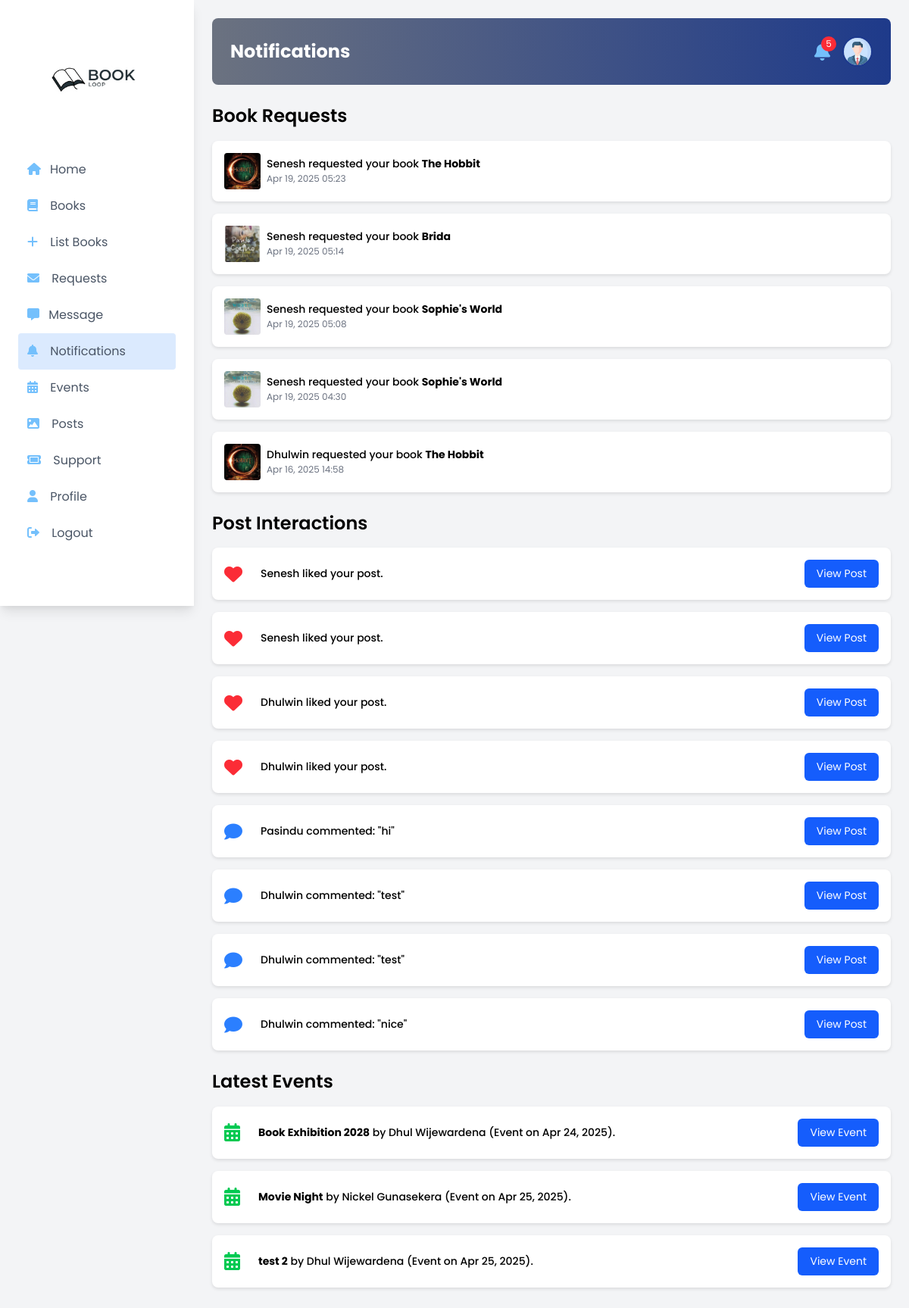
The app's page /notifications.php (signed in) with its own data.
### tables this page shows
CREATE TABLE `requests` (
  `request_id` int(11) NOT NULL,
  `book_id` int(11) NOT NULL,
  `requester_id` int(11) NOT NULL,
  `owner_id` int(11) NOT NULL,
  `status` enum('Pending','Accepted','Returned','Picked Up') DEFAULT NULL,
  `created_at` timestamp NOT NULL DEFAULT current_timestamp(),
  `pickup_otp` varchar(6) DEFAULT NULL,
  `return_otp` varchar(6) DEFAULT NULL,
  `accepted_at` datetime DEFAULT NULL
);

CREATE TABLE `books` (
  `book_id` int(11) NOT NULL,
  `title` varchar(255) NOT NULL,
  `author` varchar(255) NOT NULL,
  `genre` varchar(100) DEFAULT NULL,
  `description` text DEFAULT NULL,
  `owner_id` int(11) NOT NULL,
  `availability_status` enum('Available','Unavailable') DEFAULT 'Available',
  `image_url` varchar(255) DEFAULT NULL,
  `date_added` timestamp NOT NULL DEFAULT current_timestamp()
);

CREATE TABLE `users` (
  `id` int(11) NOT NULL,
  `first_name` varchar(255) NOT NULL,
  `last_name` varchar(255) NOT NULL,
  `email` varchar(255) NOT NULL,
  `password` varchar(255) NOT NULL,
  `role` enum('user','admin') NOT NULL DEFAULT 'user',
  `profile_pic` varchar(255) DEFAULT 'uploads/prof1.png'
);

CREATE TABLE `likes` (
  `like_id` int(11) NOT NULL,
  `post_id` int(11) DEFAULT NULL,
  `user_id` int(11) DEFAULT NULL
);

CREATE TABLE `comments` (
  `comment_id` int(11) NOT NULL,
  `post_id` int(11) DEFAULT NULL,
  `user_id` int(11) DEFAULT NULL,
  `content` text NOT NULL,
  `created_at` timestamp NOT NULL DEFAULT current_timestamp()
);

CREATE TABLE `events` (
  `event_id` int(11) NOT NULL,
  `user_id` int(11) NOT NULL,
  `event_name` varchar(255) NOT NULL,
  `description` text NOT NULL,
  `event_date` date NOT NULL,
  `event_time` time NOT NULL,
  `venue` varchar(255) NOT NULL,
  `image_url` varchar(255) DEFAULT NULL,
  `status` enum('Pending','Approved','Rejected') DEFAULT 'Pending',
  `rejection_reason` text DEFAULT NULL,
  `created_at` timestamp NOT NULL DEFAULT current_timestamp()
);

### src/notifications.php (the view, shortened to what this page needs)
<?php
include 'db.php';
$user_id = $_SESSION['user_id'];
$sql = "SELECT r.request_id, r.created_at, b.title, b.image_url, u.first_name AS requester_name
        FROM requests r
        JOIN books b ON r.book_id = b.book_id
        JOIN users u ON r.requester_id = u.id
        WHERE r.owner_id = ? AND r.status = 'Pending'
        ORDER BY r.created_at DESC LIMIT 6";
$stmt = $conn->prepare($sql);
$stmt->bind_param("i", $user_id);
$stmt->execute();
$book_requests = $stmt->get_result()->fetch_all(MYSQLI_ASSOC);
$sql = "SELECT l.like_id, u.first_name AS liker_name, p.post_id
        FROM likes l
        JOIN posts p ON l.post_id = p.post_id
        JOIN users u ON l.user_id = u.id
        WHERE p.user_id = ?
        ORDER BY l.like_id DESC LIMIT 4";
$stmt = $conn->prepare($sql);
$stmt->bind_param("i", $user_id);
$stmt->execute();
$likes = $stmt->get_result()->fetch_all(MYSQLI_ASSOC);
$sql = "SELECT c.comment_id, c.content, u.first_name AS commenter_name, p.post_id
        FROM comments c
        JOIN posts p ON c.post_id = p.post_id
        JOIN users u ON c.user_id = u.id
        WHERE p.user_id = ?
        ORDER BY c.comment_id DESC LIMIT 4";
$stmt = $conn->prepare($sql);
$stmt->bind_param("i", $user_id);
$stmt->execute();
$comments = $stmt->get_result()->fetch_all(MYSQLI_ASSOC);
$sql = "SELECT e.event_id, e.event_name, e.event_date, CONCAT(u.first_name, ' ', u.last_name) AS creator_name
        FROM events e
        JOIN users u ON e.user_id = u.id
        WHERE e.status = 'Approved'
        ORDER BY e.event_date ASC, e.event_time ASC LIMIT 6";
$stmt = $conn->prepare($sql);
$stmt->execute();
$latest_events = $stmt->get_result()->fetch_all(MYSQLI_ASSOC);
$current_page = basename($_SERVER['PHP_SELF']);
?>
<!DOCTYPE html>
<html lang="en">
<head>
    <link rel="stylesheet" href="https://cdnjs.cloudflare.com/ajax/libs/font-awesome/6.0.0-beta3/css/all.min.css">
    <link href="output.css" rel="stylesheet">
</head>
<body class="bg-gray-100 font-[Poppins] flex min-h-screen">
    <aside id="sidebar" class="sidebar w-64 bg-white shadow-lg p-6">
        <h2 class="mb-8 flex items-center justify-center">
            <img src="./assets/landing.jpeg" alt="Book Icon" class="w-40 h-40 object-cover rounded-full">
        </h2>
        <nav>
            <ul>
                <li><a href="home.php" class="block p-3 text-gray-600 hover:bg-blue-900 hover:text-white rounded transition duration-300 <?= $current_page === 'home.php' ? 'bg-blue-100' : '' ?>"><i class="fa-solid fa-house mr-3" style="color: #74C0FC;"></i>Home</a></li>
                <li><a href="books.php" class="block p-3 text-gray-600 hover:bg-blue-900 hover:text-white rounded transition duration-300 <?= $current_page === 'books.php' ? 'bg-blue-100' : '' ?>"><i class="fa-solid fa-book mr-3" style="color: #74C0FC;"></i> Books</a></li>
                <li><a href="listbooks.php" class="block p-3 text-gray-600 hover:bg-blue-900 hover:text-white rounded transition duration-300 <?= $current_page === 'listbooks.php' ? 'bg-blue-100' : '' ?>"><i class="fa-solid fa-plus mr-3" style="color: #74C0FC;"></i> List Books</a></li>
                <li>
                    <a href="requests.php" class="block p-3 text-gray-600 hover:bg-blue-900 hover:text-white rounded transition duration-300 <?= $current_page === 'requests.php' ? 'bg-blue-100' : '' ?>">
                        <i class="fa-solid fa-envelope mr-3" style="color: #74C0FC;"></i> Requests
                    </a>
                </li>
                <li>
                    <a href="message.php" class="block p-3 text-gray-600 hover:bg-blue-900 hover:text-white rounded transition duration-300 relative <?= $current_page === 'message.php' ? 'bg-blue-100' : '' ?>">
                        <i class="fa-solid fa-message mr-2" style="color: #74C0FC;"></i> Message
                    </a>
                </li>
                <li><a href="notifications.php" class="block p-3 text-gray-600 hover:bg-blue-900 hover:text-white rounded transition duration-300 <?= $current_page === 'notifications.php' ? 'bg-blue-100' : '' ?>"><i class="fa-solid fa-bell mr-3" style="color: #74C0FC;"></i> Notifications</a></li>
                <li><a href="events.php" class="block p-3 text-gray-600 hover:bg-blue-900 hover:text-white rounded transition duration-300 <?= $current_page === 'events.php' ? 'bg-blue-100' : '' ?>"><i class="fa-solid fa-calendar-days mr-3" style="color: #74C0FC;"></i> Events</a></li>
                <li><a href="posts.php" class="block p-3 text-gray-600 hover:bg-blue-900 hover:text-white rounded transition duration-300 <?= $current_page === 'posts.php' ? 'bg-blue-100' : '' ?>"><i class="fa-solid fa-image mr-3" style="color: #74C0FC;"></i> Posts</a></li>
                <li><a href="support.php" class="block p-3 text-gray-600 hover:bg-blue-900 hover:text-white rounded transition duration-300 <?= $current_page === 'support.php' ? 'bg-blue-100' : '' ?>"><i class="fa-solid fa-ticket mr-3" style="color: #74C0FC;"></i> Support</a></li>
                <li><a href="account.php" class="block p-3 text-gray-600 hover:bg-blue-900 hover:text-white rounded transition duration-300 <?= $current_page === 'account.php' ? 'bg-blue-100' : '' ?>"><i class="fa-solid fa-user mr-3" style="color: #74C0FC;"></i> Profile</a></li>
                <li><a href="logout.php" class="block p-3 text-gray-600 hover:bg-blue-900 hover:text-white rounded transition duration-300 <?= $current_page === 'logout.php' ? 'bg-blue-100' : '' ?>"><i class="fa-solid fa-right-from-bracket mr-3" style="color: #74C0FC;"></i> Logout</a></li>
            </ul>
        </nav>
    </aside>
    <main class="flex-1 p-6 overflow-x-hidden">
        <header class="flex items-center justify-between mb-6">
            <div class="header-content">
                <h1 class="text-2xl font-bold">Notifications</h1>
            </div>
            <div class="flex items-center gap-4">
                <a href="notifications.php" aria-label="Notifications">
                    <span class="text-2xl cursor-pointer flex items-center relative">
                        <i class="fa-solid fa-bell" style="color: #74C0FC;"></i>
                        <?php if (count($book_requests) > 0): ?>
                            <span class="absolute -top-2 -right-2 bg-red-500 text-white text-xs rounded-full h-5 w-5 flex items-center justify-center">
                                <?= htmlspecialchars(count($book_requests)) ?>
                            </span>
                        <?php endif; ?>
                    </span>
                </a>
                <a href="account.php" aria-label="User Profile">
                    <img src="./assets/055a91979264664a1ee12b9453610d82.jpg" alt="User Profile" class="w-10 h-10 rounded-full border-2 border-blue-900 cursor-pointer">
                </a>
            </div>
        </header>
        <section class="mb-8">
            <h2 class="text-xl font-semibold mb-4">Book Requests</h2>
            <?php if (!empty($book_requests)): ?>
                <?php foreach ($book_requests as $request): ?>
                    <div class="notification-card">
                        <img src="<?= htmlspecialchars($request['image_url']) ?>" alt="<?= htmlspecialchars($request['title']) ?>">
                        <div class="notification-content">
                            <p class="font-medium"><?= htmlspecialchars($request['requester_name']) ?> requested your book <strong><?= htmlspecialchars($request['title']) ?></strong></p>
                            <p class="timestamp"><?= date('M d, Y H:i', strtotime($request['created_at'])) ?></p>
                        </div>
                        <div class="notification-actions">
                            <form method="POST">
                                <button type="submit" class="action-btn bg-green-600 text-white">Accept</button>
                            </form>
                            <form method="POST">
                                <button type="submit" class="action-btn bg-red-600 text-white">Reject</button>
                            </form>
                        </div>
                    </div>
                <?php endforeach; ?>
            <?php else: ?>
                <p class="text-gray-500">No pending book requests.</p>
            <?php endif; ?>
        </section>
        <section class="mb-8">
            <h2 class="text-xl font-semibold mb-4">Post Interactions</h2>
            <?php if (!empty($likes) || !empty($comments)): ?>
                <?php foreach ($likes as $like): ?>
                    <div class="notification-card">
                        <i class="fas fa-heart text-red-500 text-2xl mr-4"></i>
                        <div class="notification-content">
                            <p class="font-medium"><?= htmlspecialchars($like['liker_name']) ?> liked your post.</p>
                        </div>
                        <div class="notification-actions">
                            <a href="posts.php?post_id=<?= $like['post_id'] ?>" class="action-btn bg-blue-600 text-white">View Post</a>
                        </div>
                    </div>
                <?php endforeach; ?>
                <?php foreach ($comments as $comment): ?>
                    <div class="notification-card">
                        <i class="fas fa-comment text-blue-500 text-2xl mr-4"></i>
                        <div class="notification-content">
                            <p class="font-medium"><?= htmlspecialchars($comment['commenter_name']) ?> commented: "<?= htmlspecialchars(substr($comment['content'], 0, 50)) ?><?php if (strlen($comment['content']) > 50) echo '...'; ?>"</p>
                        </div>
                        <div class="notification-actions">
                            <a href="posts.php?post_id=<?= $comment['post_id'] ?>" class="action-btn bg-blue-600 text-white">View Post</a>
                        </div>
                    </div>
                <?php endforeach; ?>
            <?php else: ?>
                <p class="text-gray-500">No recent post interactions.</p>
            <?php endif; ?>
        </section>
        <section class="mb-8">
            <h2 class="text-xl font-semibold mb-4">Latest Events</h2>
            <?php if (!empty($latest_events)): ?>
                <?php foreach ($latest_events as $event): ?>
                    <div class="notification-card">
                        <i class="fas fa-calendar-days text-green-500 text-2xl mr-4"></i>
                        <div class="notification-content">
                            <p class="font-medium"><strong><?= htmlspecialchars($event['event_name']) ?></strong> by <?= htmlspecialchars($event['creator_name']) ?> (Event on <?= date('M d, Y', strtotime($event['event_date'])) ?>).</p>
                        </div>
                        <div class="notification-actions">
                            <a href="events.php?event_id=<?= $event['event_id'] ?>" class="action-btn bg-blue-600 text-white">View Event</a>
                        </div>
                    </div>
                <?php endforeach; ?>
            <?php else: ?>
                <p class="text-gray-500">No upcoming events.</p>
            <?php endif; ?>
        </section>
    </main>
</body>
</html>

### src/notifications.php (style rules this page uses)
body { display: flex; flex-direction: column; min-height: 100vh; }
.sidebar { position: fixed; top: 0; left: 0; bottom: 0; width: 256px; transform: translateX(-100%); transition: transform 0.3s ease-in-out; overflow-y: auto; background-color: white; box-shadow: 0 10px 15px -3px rgba(0, 0, 0, 0.1), 0 4px 6px -2px rgba(0, 0, 0, 0.05); z-index: 50; }
header { display: flex; flex-direction: column; align-items: flex-start; gap: 1rem; padding: 1rem; background: linear-gradient(to right, #6b7280, #1e3a8a); color: white; border-radius: 0.5rem; }
.header-content { display: flex; justify-content: space-between; align-items: center; width: 100%; }
.notification-card { display: flex; flex-direction: column; padding: 0.75rem; background-color: #fff; border-radius: 0.5rem; box-shadow: 0 2px 4px rgba(0, 0, 0, 0.1); margin-bottom: 1rem; gap: 0.5rem; }
.notification-card img { width: 48px; height: 48px; object-fit: cover; border-radius: 0.25rem; }
.notification-content { flex: 1; font-size: 0.875rem; }
.notification-actions { display: flex; flex-wrap: wrap; gap: 0.5rem; }
.action-btn { padding: 0.5rem; border-radius: 0.375rem; font-size: 0.875rem; transition: all 0.2s; flex: 1; text-align: center; }
.timestamp { color: #6b7280; font-size: 0.75rem; }
main { padding: 1rem; flex: 1; }
section { margin-bottom: 1.5rem; }
h2 { font-size: 1.25rem; margin-bottom: 1rem; }
@media (min-width: 1024px) { body { flex-direction: row; } }
@media (min-width: 1024px) { .sidebar { position: static; transform: translateX(0); flex-shrink: 0; height: 100vh; z-index: auto; } }
@media (min-width: 1024px) { header { flex-direction: row; align-items: center; justify-content: space-between; padding: 1.5rem; } }
@media (min-width: 1024px) { .header-content { flex: 1; } }
@media (min-width: 1024px) { .notification-card { flex-direction: row; align-items: center; padding: 1rem; } }
@media (min-width: 1024px) { .notification-actions { flex-wrap: nowrap; } }
@media (min-width: 1024px) { .action-btn { flex: none; padding: 0.5rem 1rem; } }
@media (min-width: 1024px) { main { padding: 1.5rem; } }
@media (min-width: 1024px) { h2 { font-size: 1.5rem; } }

### records on screen
requests: book.image_url (picture), users.first_name "Senesh", book.title "The Hobbit", created_at "Apr 19, 2025 05:23"
requests: book.image_url (picture), users.first_name "Senesh", book.title "Brida", created_at "Apr 19, 2025 05:14"
requests: book.image_url (picture), users.first_name "Senesh", book.title "Sophie's World", created_at "Apr 19, 2025 05:08"
requests: book.image_url (picture), users.first_name "Senesh", book.title "Sophie's World", created_at "Apr 19, 2025 04:30"
requests: book.image_url (picture), users.first_name "Dhulwin", book.title "The Hobbit", created_at "Apr 16, 2025 14:58"
likes: user.first_name "Senesh"
likes: user.first_name "Senesh"
likes: user.first_name "Dhulwin"
likes: user.first_name "Dhulwin"
comments: user.first_name "Pasindu", content "hi"
comments: user.first_name "Dhulwin", content "test"
comments: user.first_name "Dhulwin", content "test"
comments: user.first_name "Dhulwin", content "nice"
events: event_name "Book Exhibition 2028", creator_name "Dhul Wijewardena", event_date "Apr 24, 2025"
events: event_name "Movie Night", creator_name "Nickel Gunasekera", event_date "Apr 25, 2025"
events: event_name "test 2", creator_name "Dhul Wijewardena", event_date "Apr 25, 2025"

### other values on screen
count($book_requests) "5"
